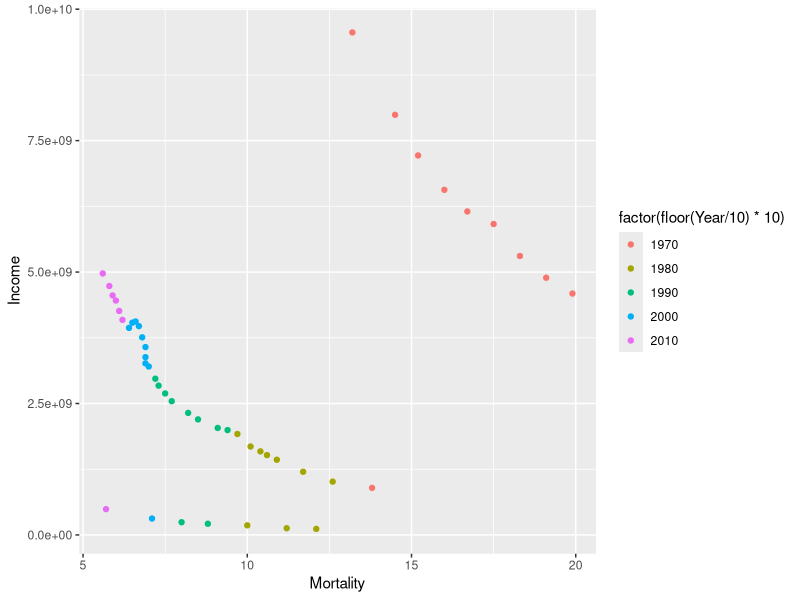
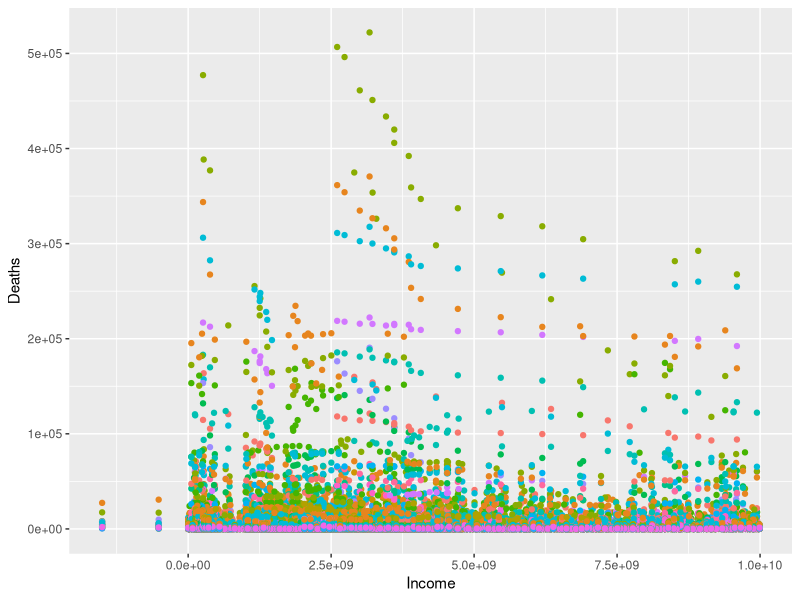

Generate these figures, in order, with R: (Note: this script raises an error after producing the figures.)
## ---- chunk 1
library(tidyverse)
## ---- chunk 2
cause_of_death <- read_delim("causes-of-death-in-children.csv")
by_age <- read_delim("child-deaths-by-age.csv")
mortality_fertility_income <- read_delim("MortalityFertilityIncome.csv")

head(cause_of_death)
head(by_age)
head(mortality_fertility_income)
## ---- chunk 3
cat("Cause of Death\n")
print(names(cause_of_death))
cat("\n")
cat("Death By Age\n")
print(names(by_age))
cat("Mortality Fertility And Income\n")
print(names(mortality_fertility_income))
## ---- chunk 4
mortality <- mortality_fertility_income %>%
  select(starts_with("m"))

fertility <- mortality_fertility_income %>%
  select(starts_with("f"))

income <- mortality_fertility_income %>%
  select(starts_with("i"))

names(mortality) <- substring(names(mortality), 2)
names(fertility) <- substring(names(fertility), 2)
names(income) <- substring(names(income), 2)

mortality <- cbind(mortality, mortality_fertility_income[,c('Country Name', 'Country Code', 'Region')])
fertility <- cbind(fertility, mortality_fertility_income[,c('Country Name', 'Country Code', 'Region')])
income <- cbind(income, mortality_fertility_income[,c('Country Name', 'Country Code', 'Region')])
## ---- chunk 5
mortality_longer <- pivot_longer(mortality, -c("Country Code", "Country Name", "Region"), names_to="Year", values_to="Mortality")

income_longer <- pivot_longer(income, -c("Country Code", "Country Name", "Region"), names_to="Year", values_to="Income")
## ---- chunk 6
m_i <- merge(mortality_longer, income_longer)

m_i$Year <- as.integer(m_i$Year)

m_i <- m_i %>%
  filter(!is.na(Mortality)) %>%
  filter(!is.na(Income)) %>%
  filter(`Country Code` == "USA")

ggplot(m_i, aes(x = Mortality, y = Income, color = factor(floor(Year / 10) * 10))) +
  geom_point() 
## ---- chunk 7
income_renamed <- rename(income_longer, Code="Country Code")
print(names(income_renamed))
## ---- chunk 8
income_renamed$Year <- as.integer(income_renamed$Year)
disease_income <- merge(income_renamed, cause_of_death)
disease_income_longer <- pivot_longer(disease_income, -c("Code", "Country Name", "Region", "Income", "Entity", "Year"), names_to="Disease", values_to="Deaths")
## ---- chunk 9
disease_filtered <- filter(disease_income_longer)

ggplot(disease_filtered, aes(x = Income, y = Deaths, color = Disease)) +
  geom_point() +
  theme(legend.position="none")
## ---- chunk 10
populations <- read_delim("population.csv")
populations[, c("Indicator Name", "Indicator Code")] <- list(NULL)
head(populations)
## ---- chunk 11
populations_longer <- pivot_longer(populations, -c("Country Code", "Country Name"), names_to="Year", values_to="Population")

populations_longer <- rename(populations_longer, Code="Country Code")
print(populations_longer[populations_longer$Code == "USA"])
